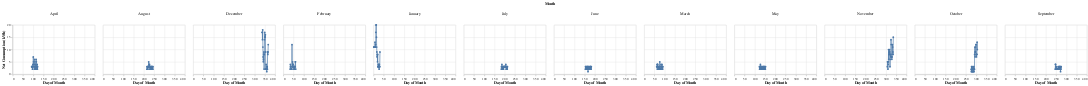

The notebook cell this image was saved under:
### Code cell
faceted_chart = alt.Chart(streamclean).mark_line(point=True).encode(
    x=alt.X('Day:Q', title='Day of Month'),
    y=alt.Y('Net Consumption (kWh):Q', title='Net Consumption (kWh)'),
    tooltip=[
        alt.Tooltip('Dates:T', title='Date'),
        alt.Tooltip('Net Consumption (kWh):Q', title='Consumption (kWh)'),
    ]
).add_params(zoom
).properties(
    width=250,
    height=150
).facet(
    column=alt.Column('Month:N', header=alt.Header(labelAngle=0, labelFontSize=12))
).resolve_scale(
    y='shared'  # share y-axis across charts to compare easily
)

faceted_chart.display()

### Figure 1 — Vega-Lite specification as saved in the notebook (floating-point values rounded to 4 significant figures; data arrays with more than 128 entries replaced by an {"elided": "..."} marker saying what was removed)
{"config": {"view": {"continuousWidth": 300, "continuousHeight": 300}}, "data": {"name": "data-b2006b8989b09b76e61e89ad1f946e28"}, "facet": {"column": {"field": "Month", "header": {"labelAngle": 0, "labelFontSize": 12}, "type": "nominal"}}, "spec": {"mark": {"type": "line", "point": true}, "encoding": {"tooltip": [{"field": "Dates", "title": "Date", "type": "temporal"}, {"field": "Net Consumption (kWh)", "title": "Consumption (kWh)", "type": "quantitative"}], "x": {"field": "Day", "title": "Day of Month", "type": "quantitative"}, "y": {"field": "Net Consumption (kWh)", "title": "Net Consumption (kWh)", "type": "quantitative"}}, "height": 150, "name": "view_3", "width": 250}, "params": [{"name": "param_3", "select": {"type": "interval", "encodings": ["x"]}, "views": ["view_3"]}], "resolve": {"scale": {"y": "shared"}}, "$schema": "https://vega.github.io/schema/vega-lite/v5.17.0.json", "datasets": {"data-b2006b8989b09b76e61e89ad1f946e28": {"elided": "366 records"}}}
